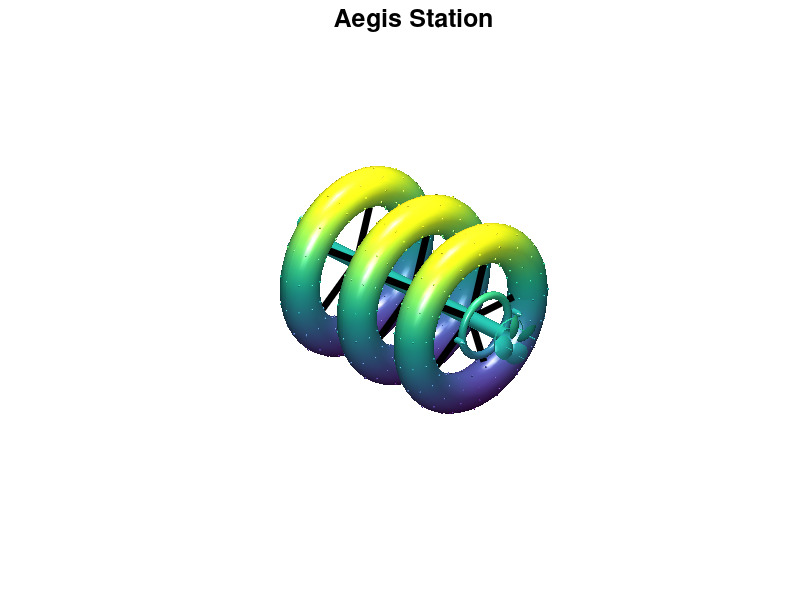

Recreate this plot in MATLAB.
% Project Aegis - Clean Version
clf
hold on
axis equal
axis off

%% 1. Define parameters
R1 = 200; % Major radius of torus
R2 = 50;  % Minor radius (tube radius)
R1_small = 200; % Major radius for smaller torus
R2_small = 40;  % Minor radius for smaller torus
R1_shield = 200; % Major radius of the water shield boundary
R2_shield = 47; %three meter shield width

u = linspace(0, 2*pi, 50);
v = linspace(0, 2*pi, 50);
[u, v] = meshgrid(u, v);

% Define three ring levels (z-separated)
Z_offset = [0, 200, 400];

%% 2. Create 3 Large Rings
for i = 1:3
    X = (R1 + R2*cos(v)) .* cos(u);
    Y = (R1 + R2*cos(v)) .* sin(u);
    Z = R2*sin(v) + Z_offset(i);
    surf(Z, X, Y, 'FaceColor', [0.8 0.2 0.2], 'EdgeColor', 'none');
end

%% 3. Create 3 Smaller Rings
for i = 1:3
    x_small = (R1_small + R2_small*cos(v)) .* cos(u);
    y_small = (R1_small + R2_small*cos(v)) .* sin(u);
    z_small = R2_small*sin(v) + Z_offset(i);
    surf(z_small, x_small, y_small, 'FaceColor', [0.2 0.2 0.8], 'EdgeColor', 'none');
end

%Water Shield Boundary
%% 2. Create water shields
for i = 1:3
    X = (R1_shield + R2_shield*cos(v)) .* cos(u);
    Y = (R1_shield + R2_shield*cos(v)) .* sin(u);
    Z = R2_shield*sin(v) + Z_offset(i);
    surf(Z, X, Y, 'FaceColor', [0.8 0.2 0.2], 'EdgeColor', 'none');
end


%% 4. Central Axis (cylinder)
rc = 20;   % radius of cylinder
hc = 650;  % height
[Xc, Yc, Zc] = cylinder(rc);
Zc = Zc * hc - 125;
surf(Zc, Xc, Yc, 'FaceColor', [0.7 0.7 0.7], 'EdgeColor', 'none');

%% 5. Spokes
num_spokes = 5;
spoke_length = 150;
for i = 1:num_spokes
    angle = (i-1) * 2*pi / num_spokes;
    x = spoke_length * cos(angle);
    y = spoke_length * sin(angle);

    for j = 0:2 % three rings
        line([Z_offset(j+1), Z_offset(j+1)], [0, x], [0, y], 'Color', 'black', 'LineWidth', 5);
    end
end

%% 1. First, create the Docking Ring (same as before)
ringRadius = 80;  % Radius of docking ring
ringTubeRadius = 10; % Thickness of ring

theta = linspace(0, 2*pi, 50);
phi = linspace(0, 2*pi, 30);
[theta, phi] = meshgrid(theta, phi);

X_ring = (ringRadius + ringTubeRadius*cos(phi)) .* cos(theta);
Y_ring = (ringRadius + ringTubeRadius*cos(phi)) .* sin(theta);
Z_ring = ringTubeRadius * sin(phi);

centerAxisX = 0;
centerAxisY = 0;
centerAxisZ = 800; % height of station center
dockOffset = 350; % distance along Z

surf(Z_ring + centerAxisZ - dockOffset, ...
     X_ring + centerAxisX, ...
     Y_ring + centerAxisY, ...
     'FaceColor', [0.5 0.5 0.7], 'EdgeColor', 'none');
hold on

%% 1. Docking Ring (same)
ringRadius = 80;  
ringTubeRadius = 10; 

theta = linspace(0, 2*pi, 50);
phi = linspace(0, 2*pi, 30);
[theta, phi] = meshgrid(theta, phi);

X_ring = (ringRadius + ringTubeRadius*cos(phi)) .* cos(theta);
Y_ring = (ringRadius + ringTubeRadius*cos(phi)) .* sin(theta);
Z_ring = ringTubeRadius * sin(phi);

centerAxisX = 0;
centerAxisY = 0;
centerAxisZ = 800; 
dockOffset = 350; 

surf(Z_ring + centerAxisZ - dockOffset, ...
     X_ring + centerAxisX, ...
     Y_ring + centerAxisY, ...
     'FaceColor', [0.5 0.5 0.7], 'EdgeColor', 'none');
hold on

%% 2. Fancier Ships!

% Base ship body dimensions
bodyLength = 20;
bodyRadius = 8;

% Nose cone dimensions
noseLength = 10;  % shorter sharp nose

% Fin dimensions
finSpan = 6; 
finLength = 8;

% Ship location setup
numShips = 4;
for i = 1:numShips
    angle = (i-1) * 2*pi / numShips; % 0, 90, 180, 270 degrees

    % Ship center
    shipPosX = centerAxisX + (ringRadius + 20) * cos(angle);
    shipPosY = centerAxisY + (ringRadius + 20) * sin(angle);
    shipPosZ = centerAxisZ - dockOffset;

    %% Body - cylinder
    [shipX, shipY, shipZ] = cylinder(bodyRadius, 20);
    shipZ = shipZ * bodyLength;

    shiftedBodyX = shipX + shipPosX;
    shiftedBodyY = shipY + shipPosY;
    shiftedBodyZ = shipZ + shipPosZ;

    if abs(cos(angle)) > 0.5
        surf(shiftedBodyZ, shiftedBodyX, shiftedBodyY, ...
             'FaceColor', [0.6 0.6 1], 'EdgeColor', 'none');
    else
        surf(shiftedBodyZ, shiftedBodyY, shiftedBodyX, ...
             'FaceColor', [0.6 0.6 1], 'EdgeColor', 'none');
    end

    %% Nose - cone
    [noseX, noseY, noseZ] = cylinder([bodyRadius 0], 20);
    noseZ = noseZ * noseLength;

    shiftedNoseX = noseX + shipPosX;
    shiftedNoseY = noseY + shipPosY;
    shiftedNoseZ = noseZ + shipPosZ + 20; % offset so tip points center

    if abs(cos(angle)) > 0.5
        surf(shiftedNoseZ, shiftedNoseX, shiftedNoseY, ...
             'FaceColor', [0.9 0.9 1], 'EdgeColor', 'none');
    else
        surf(shiftedNoseZ, shiftedNoseY, shiftedNoseX, ...
             'FaceColor', [0.9 0.9 1], 'EdgeColor', 'none');
    end

    %{
%% Fins (Corrected)
% 4 simple triangular fins
finX = [0 0 -finLength];
finY = [0 finSpan finSpan/2];
finZ = [0 0 0]; % flat fins along Z=0

% Repeat fins rotated around body
finAngles = [0 pi/2 pi 3*pi/2];
for j = 1:4
    rot = finAngles(j);

    % Rotate fin shape around the body
    R = [cos(rot) -sin(rot); sin(rot) cos(rot)];
    newFin = R * [finX; finY];

    % Build the fin's vertices
    finXr = newFin(1,:) + shipPosX;
    finYr = newFin(2,:) + shipPosY;
    finZr = shipPosZ + finZ; % match size

    % Now draw it correctly
    fill3(finZr, finXr, finYr, [0.7 0.7 0.7], 'EdgeColor', 'none');
end
    %}
end

hold on;


%% 7. Rivets (small spheres)
numRivetsTheta = 20;
numRivetsPhi = 10;
thetaR = linspace(0, 2*pi, numRivetsTheta);
phiR = linspace(0, 2*pi, numRivetsPhi);
[thetaR, phiR] = meshgrid(thetaR, phiR);

xRivet = (R1 + R2*cos(phiR)) .* cos(thetaR);
yRivet = (R1 + R2*cos(phiR)) .* sin(thetaR);
zRivet = R2 * sin(phiR);

rivetSize = 3;
for i = 1:numel(xRivet)
    [sx, sy, sz] = sphere(10);
    for j = 0:2 % three rings
        surf(rivetSize*sx + zRivet(i) + Z_offset(j+1), ...
             rivetSize*sy + xRivet(i), ...
             rivetSize*sz + yRivet(i), ...
             'FaceColor', [0.7 0.7 0.7], 'EdgeColor', 'none');
    end
end

%% Add Base Disc for Communication Arrays

% Parameters for base disc
baseRadius = 50;   % Bigger than the dish attachment points
baseThickness = 5; % Thickness of the disc
baseColor = [0.5 0.5 0.7]; % Light metallic gray-blue

% Create base for top
[baseX, baseY, baseZ] = cylinder(baseRadius, 50);
baseZ = baseZ * baseThickness; % scale to thickness
baseZ = baseZ + (hc - 125 + 5); % shift up to top

surf(baseZ, baseX, baseY, ...
    'FaceColor', baseColor, 'EdgeColor', 'none');

% Create base for bottom
[baseX2, baseY2, baseZ2] = cylinder(baseRadius, 50);
baseZ2 = baseZ2 * baseThickness; % scale to thickness
baseZ2 = baseZ2 + (-125 - 5 - baseThickness); % shift to bottom

surf(baseZ2, baseX2, baseY2, ...
    'FaceColor', baseColor, 'EdgeColor', 'none');
%% Multiple Communications Dishes at End of Central Hub - Top
arrayBaseZ_top = hc - 125 + 40; % Top end
arrayBaseX = 0;
arrayBaseY = 0;

% Dish parameters
dishRadius = 30;
dishDepth = 10;
numDishes = 4;
dishAngleStep = 2*pi/numDishes;

for i = 1:numDishes
    angle = (i-1) * dishAngleStep;
    offsetDistance = 40;
    centerX = arrayBaseX + offsetDistance * cos(angle);
    centerY = arrayBaseY + offsetDistance * sin(angle);
    centerZ = arrayBaseZ_top;
    
    [theta, rho] = meshgrid(linspace(0, 2*pi, 30), linspace(0, 1, 10));
    Xdish = rho .* dishRadius .* cos(theta);
    Ydish = rho .* dishRadius .* sin(theta);
    Zdish = -(rho.^2) * dishDepth;
    
    tiltAngle = 25; 
    tiltRad = deg2rad(tiltAngle);
    R = [cos(angle) -sin(angle) 0;
         sin(angle)  cos(angle) 0;
         0           0          1];
    T = [1 0 0;
         0 cos(tiltRad) -sin(tiltRad);
         0 sin(tiltRad)  cos(tiltRad)];
    
    points = [Xdish(:), Ydish(:), Zdish(:)] * T' * R';
    
    XdishR = reshape(points(:,1), size(Xdish)) + centerX;
    YdishR = reshape(points(:,2), size(Ydish)) + centerY;
    ZdishR = reshape(points(:,3), size(Zdish)) + centerZ;
    
    surf(ZdishR, XdishR, YdishR, ...
        'FaceColor', [0.8 0.8 1], 'EdgeColor', 'none');
    
    rodHeight = 20;
    rodRadius = 1.5;
    [rodX, rodY, rodZ] = cylinder(rodRadius, 20);
    rodZ = rodZ * rodHeight;
    rodX = rodX + centerX;
    rodY = rodY + centerY;
    rodZ = rodZ + centerZ;
    surf(rodZ, rodX, rodY, 'FaceColor', [0.9 0.9 0.9], 'EdgeColor', 'none');
end

%% Now, Communications Dishes at Bottom End
arrayBaseZ_bottom = -125 - 40; % Bottom end

for i = 1:numDishes
    angle = (i-1) * dishAngleStep;
    offsetDistance = 40;
    centerX = arrayBaseX + offsetDistance * cos(angle);
    centerY = arrayBaseY + offsetDistance * sin(angle);
    centerZ = arrayBaseZ_bottom;
    
    [theta, rho] = meshgrid(linspace(0, 2*pi, 30), linspace(0, 1, 10));
    Xdish = rho .* dishRadius .* cos(theta);
    Ydish = rho .* dishRadius .* sin(theta);
    Zdish = -(rho.^2) * dishDepth;
    
    tiltAngle = -25; % opposite tilt
    tiltRad = deg2rad(tiltAngle);
    R = [cos(angle) -sin(angle) 0;
         sin(angle)  cos(angle) 0;
         0           0          1];
    T = [1 0 0;
         0 cos(tiltRad) -sin(tiltRad);
         0 sin(tiltRad)  cos(tiltRad)];
    
    points = [Xdish(:), Ydish(:), Zdish(:)] * T' * R';
    
    XdishR = reshape(points(:,1), size(Xdish)) + centerX;
    YdishR = reshape(points(:,2), size(Ydish)) + centerY;
    ZdishR = reshape(points(:,3), size(Zdish)) + centerZ;
    
    surf(ZdishR, XdishR, YdishR, ...
        'FaceColor', [0.8 0.8 1], 'EdgeColor', 'none');
    
    rodHeight = 20;
    rodRadius = 1.5;
    [rodX, rodY, rodZ] = cylinder(rodRadius, 20);
    rodZ = rodZ * rodHeight;
    rodX = rodX + centerX;
    rodY = rodY + centerY;
    rodZ = rodZ + centerZ;
    surf(rodZ, rodX, rodY, 'FaceColor', [0.9 0.9 0.9], 'EdgeColor', 'none');
end


%% 8. Final touches
grid off;
shading interp;
camlight('headlight')
lighting gouraud
material shiny
set(gca, 'Color', 'k')
view(45, 30)
title('Project Aegis - Simple Model','Color','w','FontSize',16)

%% Set up camera view and lighting for nice render
axis equal
grid off
shading interp
camlight('headlight')
lighting gouraud
material shiny
set(gca, 'Color', 'k') % Black background
view(45, 30) % Good 3D angle
title('Aegis Station','Color','black','FontSize',18)
